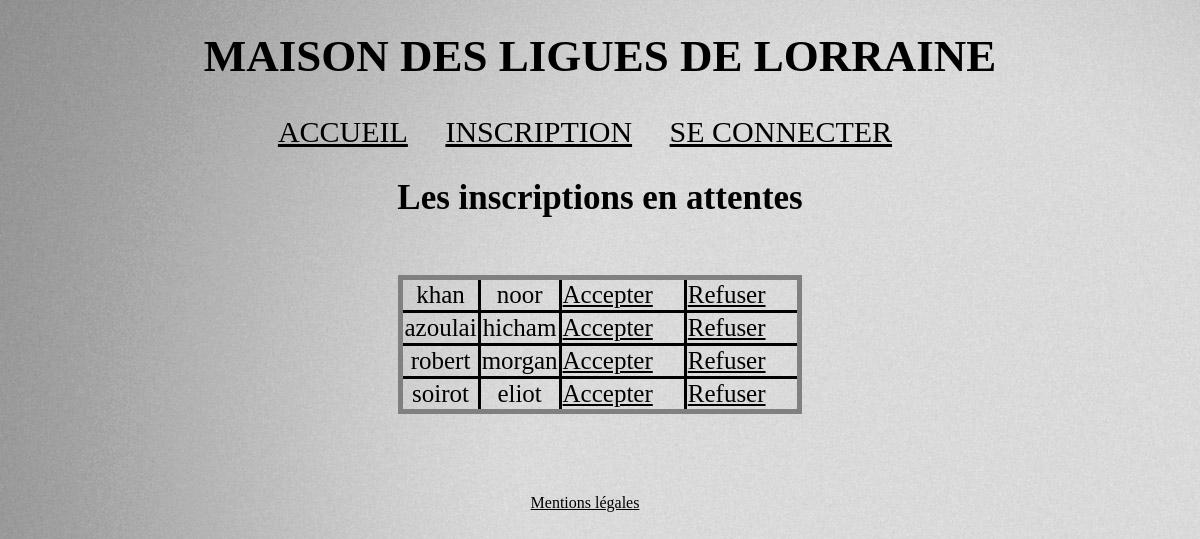
The app's page /inscription-attente.php with its own data.
### tables this page shows
CREATE TABLE UTILISATEUR
(id_uti int(5) NOT NULL AUTO_INCREMENT,
identifiant varchar(25) NOT NULL,
mdp int(10) NOT NULL,
nom varchar(25),
prenom varchar(25),
adresse varchar(25),
cp int(5),
tel int(10),
mail varchar(50),
statut int(1),
motcle varchar(20),
constraint pk_uti primary key(id_uti));

### inscription-attente.php (the view, shortened to what this page needs)
<!DOCTYPE html>
<html>
	   <head>
		<link rel="stylesheet" href="moncss.css" />
	<h1> MAISON DES LIGUES DE LORRAINE </h1>
	</head>
	<?php include("menu.php");
          include("connection.php");?>
	<body>
		<h2> Les inscriptions en attentes </h2><br/>
		<table>
		<?php
		$req = $bdd->query('SELECT * FROM UTILISATEUR WHERE statut = 0');
		while($donnees = $req->fetch())
		{
			echo '<tr><td>'.$donnees['nom'].'</td>
					<td>'.$donnees['prenom'].'</td>
					<td><a href = "inscription-accept.php?id_uti='.$donnees['id_uti'].'">Accepter</a></td>
					<td><a href = "inscription-refus.php?id_uti='.$donnees['id_uti'].'">Refuser</a></td>
				  </tr>';
		}
		?>
		</table>
	</body>
    <?php include("footer.php"); ?>
</html>

### moncss.css (style rules this page uses)
html { background-image: url(photo/Fond.jpg); }
body { text-align: center; }
table { margin : 10px auto auto auto; border-width:5px; border-style:solid; border-collapse: collapse; }
td { border-style:solid; font-size: 25px; border-color: black; }
h1 { color: black; text-align: center; height: 55px; font-size: 45px; }
h2 { color:black; text-align: center; height: 40px; font-size: 35px; }
a { color: #000000; font-family: Maiandra GD; margin-right: 30px; }

### records on screen
utilisateur: nom "khan", prenom "noor"
utilisateur: nom "azoulai", prenom "hicham"
utilisateur: nom "robert", prenom "morgan"
utilisateur: nom "soirot", prenom "eliot"
